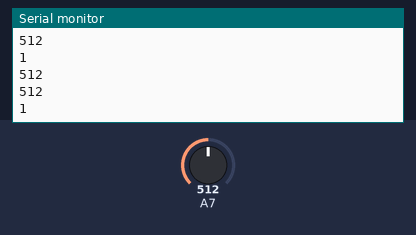
Recording of a sketch running on a simulated Arduino Nano, built with avr-gcc and run on an emulated ATmega328P. Shown: the last lines printed to the serial monitor. Inputs (shaded band) come from the test bench; at power-on: A7 = 512. No radio packets arrive unless stated.

Above: at 5.8 s.
5.9 s: A7 set to 716
At 11.1 s:
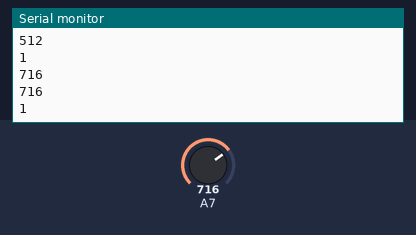
11.9 s: A7 set to 900
At 16.1 s:
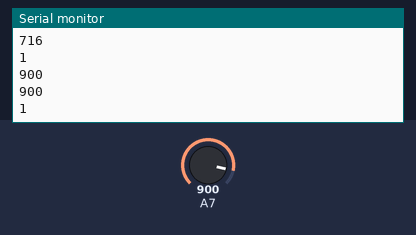
Timing chart, 0 to 17.6 s (numbered marks = the images above; inputs shaded):
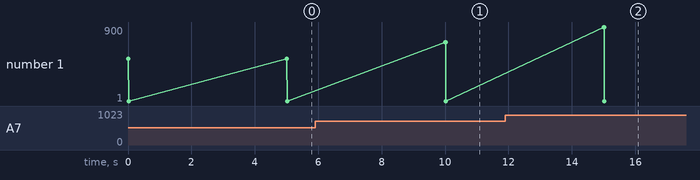

Measured:
- after the input at 5.9 s, the serial monitor: prints a new line after 4.1 s (image 1)
- after the input at 11.9 s, the serial monitor: prints a new line after 3.1 s (image 2)

The sketch:

Sending_node.ino
```cpp
#include <SPI.h>
#include <nRF24L01.h>
#include <RF24.h>
RF24 radio(7, 8); // CE, CSN
const byte address[6] = "00001";
void setup() {
  radio.begin();
  radio.openWritingPipe(address);
  radio.setPALevel(RF24_PA_MIN);
  radio.stopListening();
  Serial.begin(9600);
}
void loop() {
  int sensorValue = analogRead(A7);
  String valueSensor = String(sensorValue);
 // const char text[] = valueSensor;
 Serial.println(valueSensor);
 Serial.println(sensorValue);
  Serial.println(radio.write(&sensorValue, sizeof(sensorValue)));
  delay(5000);
}
```
